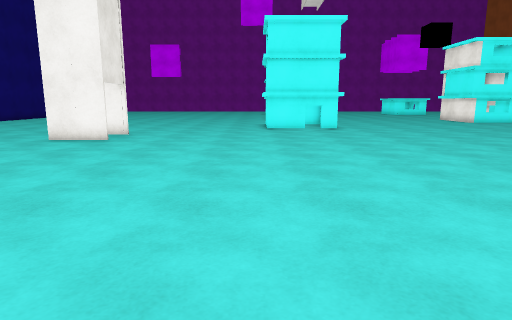
View 1 (above)

21 first-person views from a walk through a Unity game level. The camera is 1.3 m above the floor, tilts 10° down and sees 75° across. The floor is counted in squares, 1 m on a side. Each view is taken from the middle of a square. On the plan, view 1 faces up. The plan holds only what a view shows up to about 14 squares ahead; the rest is blank. The place goes on beyond the plan. Surface patterns are stand-ins for the level's own textures.

View 2
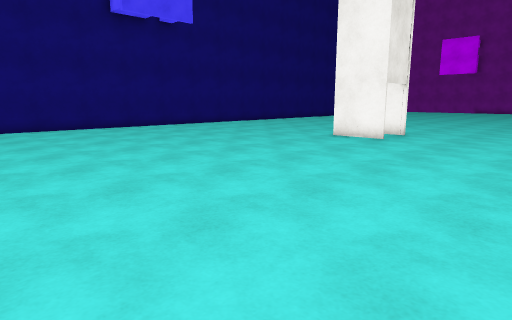

View 3
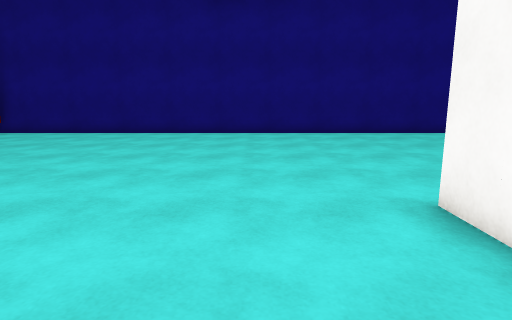

View 4
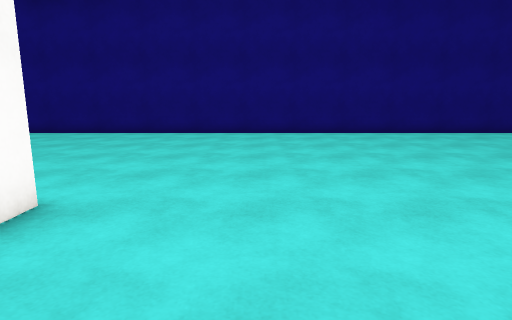

View 5
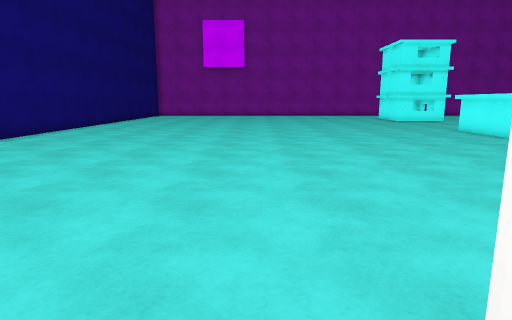

View 6
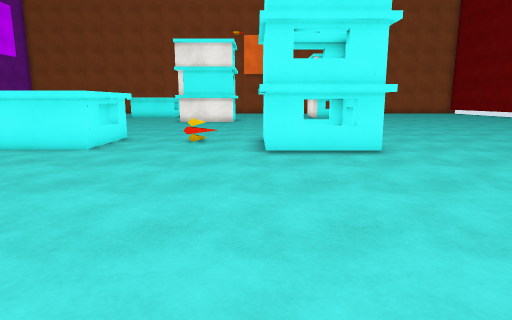

View 7
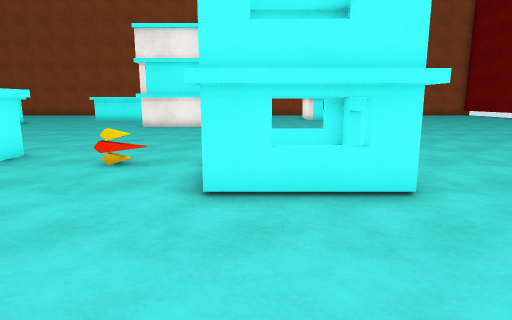

View 8
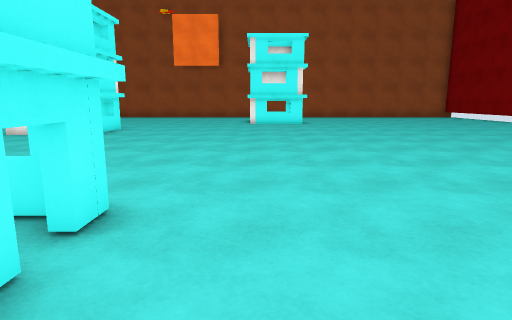

View 9
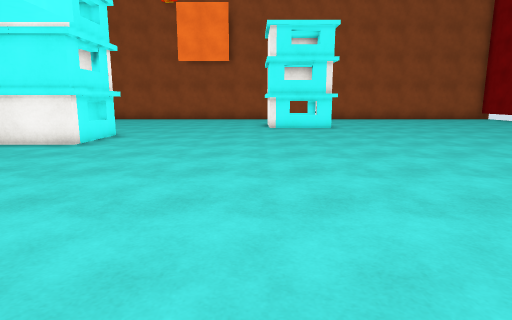

View 10
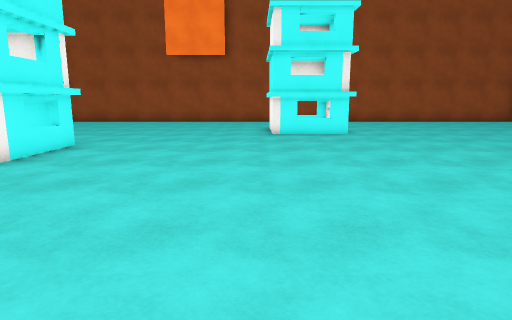

View 11
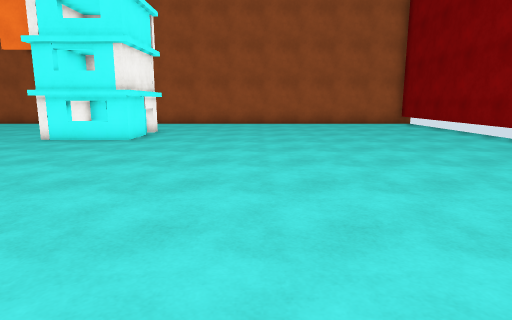

View 12
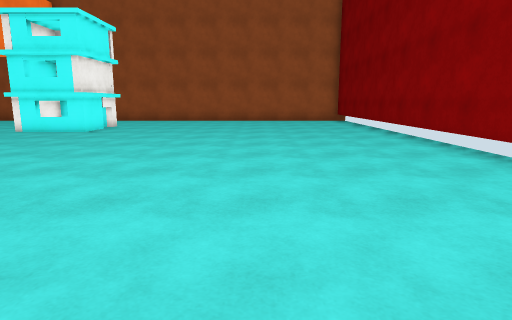

View 13
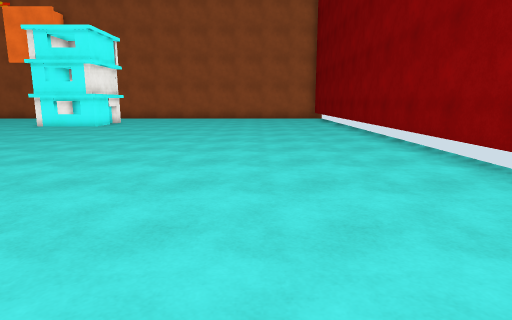

View 14
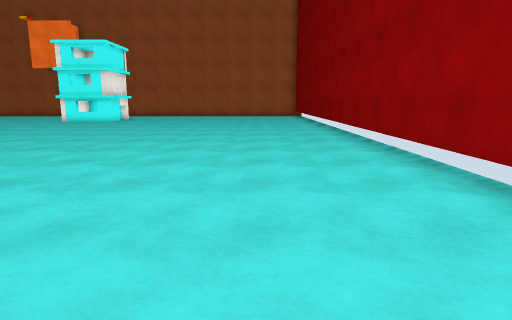

View 15
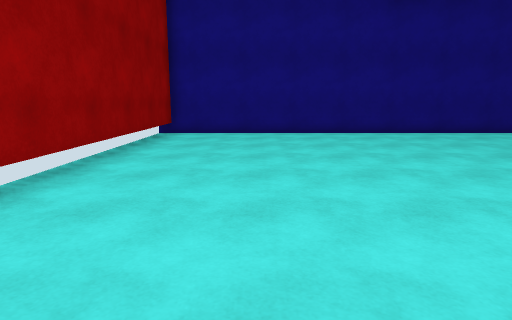

View 16
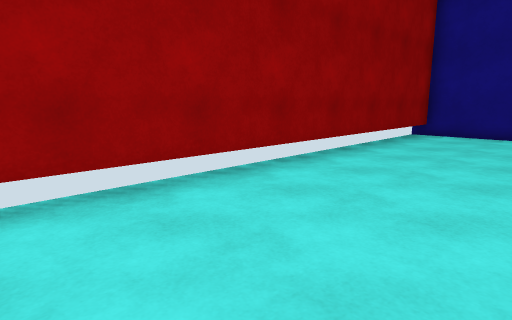

View 17
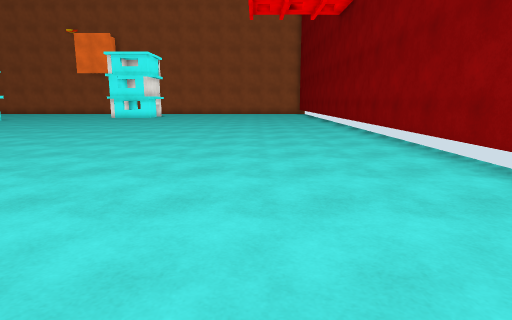

View 18
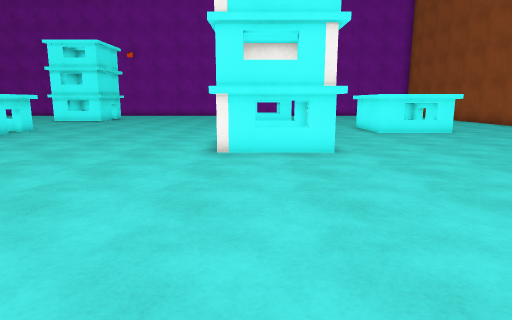

View 19
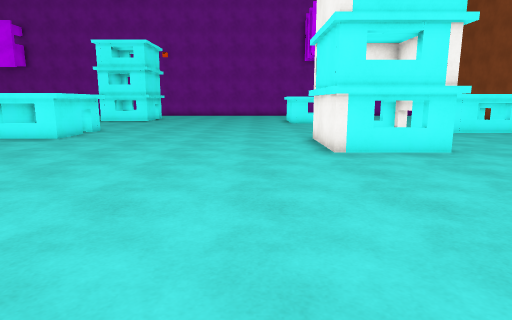

View 20
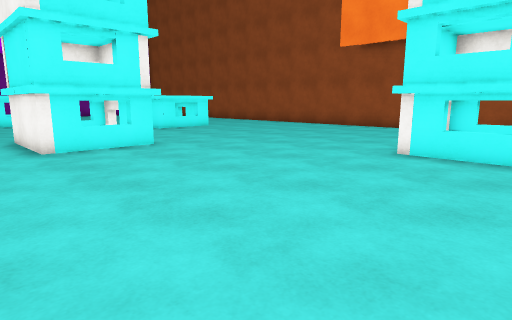

View 21
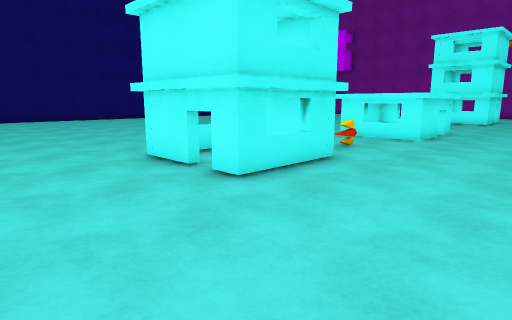

### Floor plan
Key: @ floor where view 1 was taken; # wall or solid block; . floor; = window, fence, low wall or low ledge; ^ raised ledge; O other object.
Columns run from 17 left of view 1 to 22 right of it. Each row starts with its distance up from view 1.
 26 #.................^  ^.........    .^^^^
 25 #.................^  ^.........   ......
 24 #.................^^^^........O O ......
 23 #.............................OOOO......
 22 #.............................OOOO......
 21 #...................O.........OOOO.....
 20 #.............................OOOO......
 19 #................#####..................
 18 #................#####..................
 17 #................## .=..................
 16 #................#####..................
 15 #.......................................
 14 #...................................OOOO
 13 #.........##........................OOOO
 12 #.........  ........................OOOO
 11 #.........##........................OOOO
 10 #.......................................
  9 #.......................................
  8 #.......................................
  7 #.......................................
  6 #.......................................
  5 #.......................................
  4 #.......................................
  3 #.......................................
  2 #.......................................
  1 #.......................................
  0 #................@......................
 -1 #.......................................
 -2 ##############  ########################

Where each view was taken, in squares from view 1:
view 1: 0 up, 0 right, facing up
view 2: 0 up, 0 right, facing up-left
view 3: 9 up, 3 left, facing left
view 4: 16 up, 3 left, facing left
view 5: 12 up, 8 left, facing up
view 6: 19 up, 8 left, facing right
view 7: 18 up, 4 left, facing right
view 8: 14 up, 0 right, facing right
view 9: 15 up, 3 right, facing right
view 10: 15 up, 6 right, facing right
view 11: 7 up, 8 right, facing right
view 12: 4 up, 5 right, facing right
view 13: 3 up, 2 right, facing right
view 14: 2 up, 2 left, facing right
view 15: 2 up, 3 left, facing left
view 16: 3 up, 3 left, facing down-left
view 17: 3 up, 7 left, facing right
view 18: 12 up, 14 right, facing up
view 19: 12 up, 11 right, facing up
view 20: 11 up, 11 right, facing up-right
view 21: 12 up, 8 right, facing up-left
